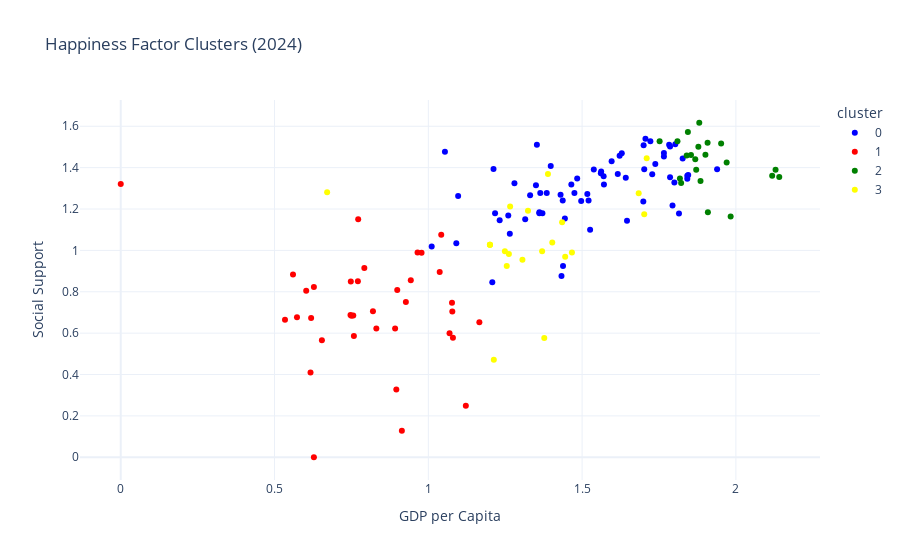

The cell this chart's notebook holds for it:
### Code cell
# 2D Cluster Plot with Plotly

import plotly.express as px

fig = px.scatter(
    df_cluster,
    x="explained_by_gdp_per_capita",
    y="explained_by_social_support",
    color="cluster",
    hover_name="country",
    title=f"Happiness Factor Clusters ({latest_year})",
    color_discrete_sequence=["blue","red","green","yellow"]
)
df_cluster["cluster"] = df_cluster["cluster"].astype(int)  # to get only 5 cluster not float likje 2.5

df_cluster["cluster"] = pd.Categorical(df_cluster["cluster"], categories=[0,1,2,3], ordered=True)

fig.update_layout(
    xaxis_title="GDP per Capita",
    yaxis_title="Social Support",
    template="plotly_white"
)
fig.show()

### Figure 1 — Plotly figure (JSON) as saved in the notebook; plotly's stock layout.template omitted (floating-point values rounded to 4 significant figures)
{"data": [{"hovertemplate": "<b>%{hovertext}</b><br><br>cluster=0<br>explained_by_gdp_per_capita=%{x}<br>explained_by_social_support=%{y}<extra></extra>", "hovertext": ["Russian Federation", "China", "Malaysia", "Thailand", "Paraguay", "Hungary", "Portugal", "Viet Nam", "Philippines", "Korea, Republic of", "Japan", "Cyprus", "Kazakhstan", "Lao People's Democratic Republic", "Uzbekistan", "Latvia", "Slovakia", "Brazil", "Honduras", "Nicaragua", "Bosnia and Herzegovina", "Jamaica", "Azerbaijan", "Ukraine", "Albania", "Macedonia", "Armenia", "Bulgaria", "Indonesia", "Colombia", "Mongolia", "Montenegro", "Kyrgyzstan", "Ecuador", "Bolivia", "Moldova, Republic of", "Mauritius", "Dominican Republic", "Peru", "Libya", "Guatemala", "Argentina", "Malta", "Costa Rica", "Kuwait", "Israel", "Sri Lanka", "Italy", "Czechia", "Lithuania", "Slovenia", "Mexico", "Uruguay", "Saudi Arabia", "United States", "El Salvador", "Cambodia", "Taiwan", "Panama", "Chile", "Serbia", "Spain", "Romania", "Serbia", "Poland"], "legendgroup": "0", "marker": {"color": "blue", "symbol": "circle"}, "mode": "markers", "name": "0", "orientation": "v", "showlegend": true, "type": "scatter", "x": [1.642, 1.497, 1.646, 1.484, 1.398, 1.722, 1.728, 1.331, 1.232, 1.815, 1.786, 1.794, 1.622, 1.208, 1.212, 1.7, 1.706, 1.43, 1.091, 1.097, 1.465, 1.28, 1.433, 1.35, 1.438, 1.475, 1.444, 1.629, 1.361, 1.437, 1.353, 1.571, 1.054, 1.315, 1.217, 1.385, 1.57, 1.517, 1.371, 1.526, 1.26, 1.562, 1.827, 1.561, 1.845, 1.803, 1.361, 1.8, 1.783, 1.766, 1.786, 1.521, 1.596, 1.842, 1.939, 1.265, 1.011, 1.842, 1.702, 1.616, 1.538, 1.766, 1.699, 1.364, 1.738], "xaxis": "x", "y": [1.351, 1.239, 1.143, 1.347, 1.408, 1.528, 1.368, 1.267, 1.146, 1.178, 1.354, 1.217, 1.457, 0.846, 1.394, 1.508, 1.54, 1.269, 1.035, 1.263, 1.318, 1.324, 0.876, 1.315, 0.924, 1.277, 1.154, 1.469, 1.184, 1.241, 1.511, 1.318, 1.477, 1.151, 1.179, 1.277, 1.358, 1.272, 1.18, 1.1, 1.169, 1.381, 1.444, 1.373, 1.364, 1.513, 1.179, 1.328, 1.511, 1.454, 1.502, 1.241, 1.431, 1.361, 1.392, 1.08, 1.019, 1.346, 1.392, 1.369, 1.391, 1.471, 1.236, 1.277, 1.417], "yaxis": "y"}, {"hovertemplate": "<b>%{hovertext}</b><br><br>cluster=1<br>explained_by_gdp_per_capita=%{x}<br>explained_by_social_support=%{y}<extra></extra>", "hovertext": ["Zimbabwe", "Mauritania", "Burkina Faso", "Lesotho", "Niger", "Congo, The Democratic Republic of the", "Pakistan", "Sierra Leone", "Cameroon", "Malawi", "Nigeria", "Senegal", "Zambia", "Togo", "Comoros", "Tanzania, United Republic of", "Ethiopia", "Bangladesh", "Chad", "India", "Madagascar", "Kenya", "Benin", "Uganda", "Mali", "Liberia", "Ghana", "Myanmar (Burma)", "The Gambia", "Guinea", "Afghanistan", "Côte d'Ivoire", "Nepal", "Venezuela, RB", "Mozambique", "Congo"], "legendgroup": "1", "marker": {"color": "red", "symbol": "circle"}, "mode": "markers", "name": "1", "orientation": "v", "showlegend": true, "type": "scatter", "x": [0.748, 1.078, 0.756, 0.771, 0.573, 0.534, 1.069, 0.654, 0.943, 0.617, 1.042, 0.927, 0.899, 0.758, 0.896, 0.82, 0.792, 1.122, 0.603, 1.166, 0.628, 1.037, 0.914, 0.772, 0.747, 0.619, 1.077, 0.978, 0.75, 0.831, 0.628, 1.08, 0.965, 0, 0.56, 0.892], "xaxis": "x", "y": [0.85, 0.705, 0.685, 0.851, 0.677, 0.665, 0.6, 0.566, 0.856, 0.41, 1.075, 0.751, 0.809, 0.586, 0.328, 0.706, 0.915, 0.249, 0.805, 0.653, 0.823, 0.895, 0.128, 1.151, 0.688, 0.673, 0.747, 0.988, 0.684, 0.622, 0, 0.578, 0.99, 1.321, 0.883, 0.622], "yaxis": "y"}, {"hovertemplate": "<b>%{hovertext}</b><br><br>cluster=2<br>explained_by_gdp_per_capita=%{x}<br>explained_by_social_support=%{y}<extra></extra>", "hovertext": ["United Arab Emirates", "United Kingdom", "Ireland", "Belgium", "Canada", "Austria", "New Zealand", "France", "Germany", "Luxembourg", "Norway", "Netherlands", "Sweden", "Iceland", "Denmark", "Australia", "Switzerland", "Finland", "Estonia", "Hong Kong", "Singapore"], "legendgroup": "2", "marker": {"color": "green", "symbol": "circle"}, "mode": "markers", "name": "2", "orientation": "v", "showlegend": true, "type": "scatter", "x": [1.983, 1.822, 2.129, 1.868, 1.84, 1.885, 1.81, 1.818, 1.871, 2.141, 1.952, 1.901, 1.878, 1.881, 1.908, 1.854, 1.97, 1.844, 1.752, 1.909, 2.118], "xaxis": "x", "y": [1.164, 1.326, 1.39, 1.44, 1.459, 1.336, 1.527, 1.348, 1.39, 1.355, 1.517, 1.462, 1.501, 1.617, 1.52, 1.461, 1.425, 1.572, 1.527, 1.184, 1.361], "yaxis": "y"}, {"hovertemplate": "<b>%{hovertext}</b><br><br>cluster=3<br>explained_by_gdp_per_capita=%{x}<br>explained_by_social_support=%{y}<extra></extra>", "hovertext": ["Turkey", "Iran, Islamic Republic of", "Iraq", "Georgia", "Botswana", "Palestine", "Eswatini", "Namibia", "Yemen", "Tajikistan", "Algeria", "South Africa", "Egypt", "Lebanon", "Jordan", "Greece", "Tunisia", "Croatia", "Bahrain", "Morocco", "Gabon"], "legendgroup": "3", "marker": {"color": "yellow", "symbol": "circle"}, "mode": "markers", "name": "3", "orientation": "v", "showlegend": true, "type": "scatter", "x": [1.702, 1.435, 1.249, 1.467, 1.445, 1.2, 1.255, 1.266, 0.671, 1.2, 1.324, 1.389, 1.37, 1.377, 1.262, 1.684, 1.306, 1.71, 1.2, 1.213, 1.403], "xaxis": "x", "y": [1.175, 1.136, 0.996, 0.99, 0.969, 1.027, 0.925, 1.212, 1.281, 1.027, 1.191, 1.369, 0.996, 0.577, 0.983, 1.276, 0.955, 1.445, 1.027, 0.471, 1.038], "yaxis": "y"}], "layout": {"legend": {"title": {"text": "cluster"}, "tracegroupgap": 0}, "title": {"text": "Happiness Factor Clusters (2024)"}, "xaxis": {"anchor": "y", "domain": [0, 1], "title": {"text": "GDP per Capita"}}, "yaxis": {"anchor": "x", "domain": [0, 1], "title": {"text": "Social Support"}}}}
